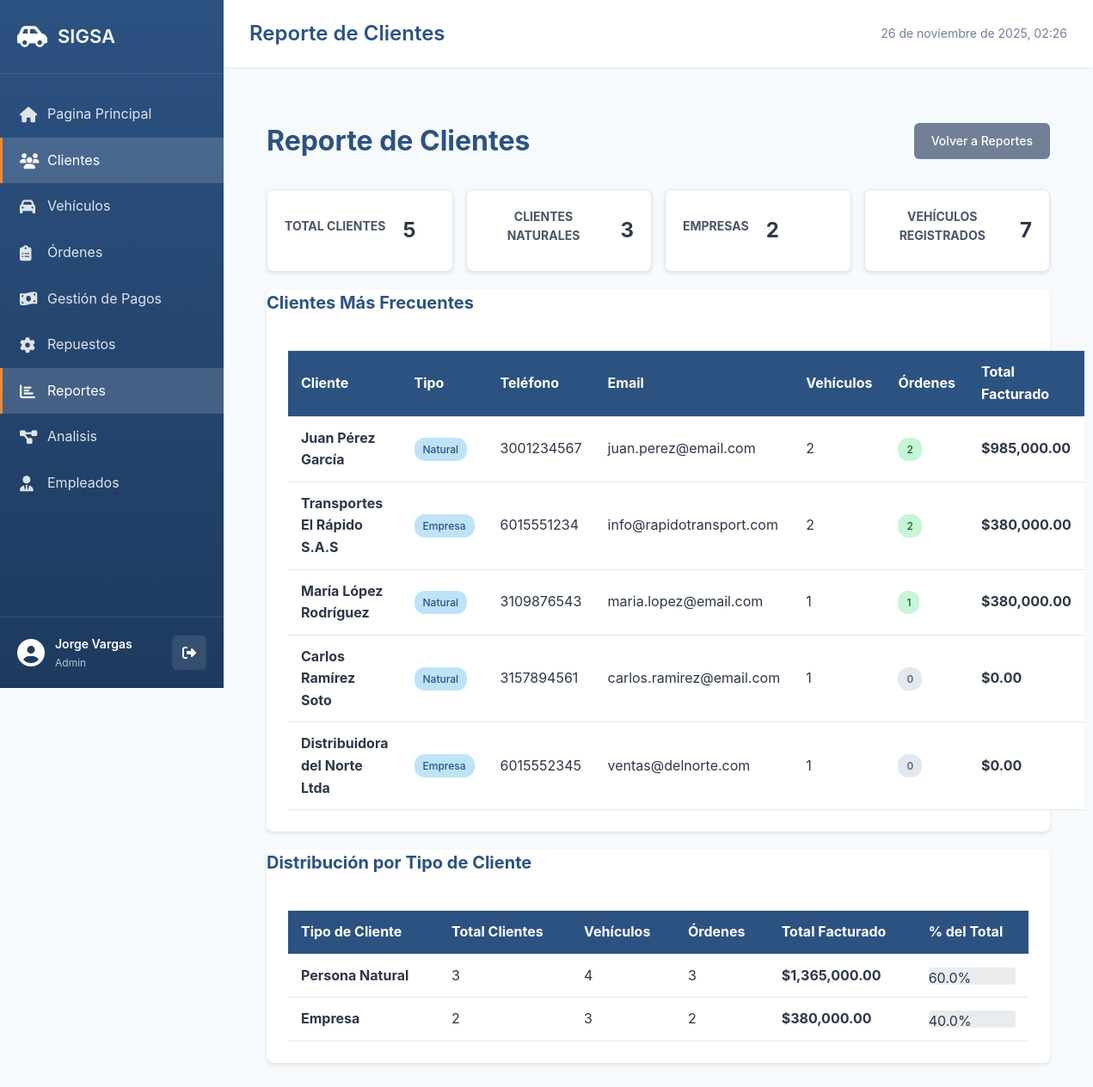
/pages/reportes/clientes.php (signed in), run on the app's committed database.
### tables this page shows
CREATE TABLE Clientes (
    id_cliente INT AUTO_INCREMENT PRIMARY KEY,
    nombre VARCHAR(200) NOT NULL,
    documento VARCHAR(20) NOT NULL UNIQUE,
    telefono VARCHAR(20),
    correo VARCHAR(100),
    tipo_cliente ENUM('natural', 'empresa') DEFAULT 'natural',
    direccion TEXT,
    fecha_registro TIMESTAMP DEFAULT CURRENT_TIMESTAMP,
    estado ENUM('activo', 'inactivo') DEFAULT 'activo',
    INDEX idx_documento (documento),
    INDEX idx_nombre (nombre)
);

### pages/reportes/clientes.php (the view, shortened to what this page needs)
<?php
$db = getDB();
$stmt = $db->query("
    SELECT
        c.*,
        COUNT(DISTINCT v.id_vehiculo) as total_vehiculos,
        COUNT(DISTINCT o.id_orden) as total_ordenes,
        COALESCE(SUM(calcular_costo_total_orden(o.id_orden)), 0) as total_facturado
    FROM Clientes c
    LEFT JOIN Vehiculos v ON c.id_cliente = v.id_cliente
    LEFT JOIN OrdenesServicio o ON v.id_vehiculo = o.id_vehiculo
        AND o.estado != 'cancelada'  -- Excluir órdenes canceladas
    WHERE c.estado = 'activo'
    GROUP BY c.id_cliente, c.nombre, c.documento, c.telefono, c.correo, c.tipo_cliente, c.direccion, c.fecha_registro, c.estado
    ORDER BY total_facturado DESC, total_ordenes DESC
");
$clientes = $stmt->fetchAll();
$stmt = $db->query("
    SELECT
        tipo_cliente,
        COUNT(DISTINCT c.id_cliente) as total_clientes,
        COUNT(DISTINCT v.id_vehiculo) as total_vehiculos,
        COUNT(DISTINCT o.id_orden) as total_ordenes,
        COALESCE(SUM(calcular_costo_total_orden(o.id_orden)), 0) as total_facturado
    FROM Clientes c
    LEFT JOIN Vehiculos v ON c.id_cliente = v.id_cliente
    LEFT JOIN OrdenesServicio o ON v.id_vehiculo = o.id_vehiculo
        AND o.estado != 'cancelada'
    WHERE c.estado = 'activo'
    GROUP BY tipo_cliente
");
$clientes_por_tipo = $stmt->fetchAll();
$stmt = $db->query("
    SELECT
        COUNT(*) as total_clientes,
        COUNT(CASE WHEN tipo_cliente = 'natural' THEN 1 END) as clientes_naturales,
        COUNT(CASE WHEN tipo_cliente = 'empresa' THEN 1 END) as empresas,
        (SELECT COUNT(*) FROM Vehiculos) as total_vehiculos
    FROM Clientes
    WHERE estado = 'activo'
");
$totales = $stmt->fetch();
include __DIR__ . '/../../includes/header.php';
?>
<div class="container">
    <div class="page-header">
        <h1>Reporte de Clientes</h1>
        <a href="index.php" class="btn btn-secondary">Volver a Reportes</a>
    </div>
    <div class="stats-grid">
        <div class="stat-card">
            <h3>Total Clientes</h3>
            <p class="stat-value"><?= $totales['total_clientes'] ?></p>
        </div>
        <div class="stat-card">
            <h3>Clientes Naturales</h3>
            <p class="stat-value"><?= $totales['clientes_naturales'] ?></p>
        </div>
        <div class="stat-card">
            <h3>Empresas</h3>
            <p class="stat-value"><?= $totales['empresas'] ?></p>
        </div>
        <div class="stat-card">
            <h3>Vehículos Registrados</h3>
            <p class="stat-value"><?= $totales['total_vehiculos'] ?></p>
        </div>
    </div>
    <div class="card">
        <div class="card-header">
            <h3>Clientes Más Frecuentes</h3>
        </div>
        <div class="card-body">
            <div class="table-responsive">
                <table class="table">
                    <thead>
                        <tr>
                            <th>Cliente</th>
                            <th>Tipo</th>
                            <th>Teléfono</th>
                            <th>Email</th>
                            <th>Vehículos</th>
                            <th>Órdenes</th>
                            <th>Total Facturado</th>
                        </tr>
                    </thead>
                    <tbody>
                        <?php foreach ($clientes as $cliente): ?>
                        <tr>
                            <td><strong><?= htmlspecialchars($cliente['nombre']) ?></strong></td>
                            <td>
                                <span class="badge badge-info">
                                    <?= $cliente['tipo_cliente'] === 'empresa' ? 'Empresa' : 'Natural' ?>
                                </span>
                            </td>
                            <td><?= htmlspecialchars($cliente['telefono']) ?></td>
                            <td><?= htmlspecialchars($cliente['correo']) ?></td>
                            <td><?= $cliente['total_vehiculos'] ?></td>
                            <td>
                                <span class="badge badge-<?= $cliente['total_ordenes'] > 0 ? 'success' : 'secondary' ?>">
                                    <?= $cliente['total_ordenes'] ?>
                                </span>
                            </td>
                            <td><strong>$<?= number_format($cliente['total_facturado'], 2) ?></strong></td>
                        </tr>
                        <?php endforeach; ?>
                    </tbody>
                </table>
            </div>
        </div>
    </div>
    <div class="card">
        <div class="card-header">
            <h3>Distribución por Tipo de Cliente</h3>
        </div>
        <div class="card-body">
            <div class="table-responsive">
                <table class="table">
                    <thead>
                        <tr>
                            <th>Tipo de Cliente</th>
                            <th>Total Clientes</th>
                            <th>Vehículos</th>
                            <th>Órdenes</th>
                            <th>Total Facturado</th>
                            <th>% del Total</th>
                        </tr>
                    </thead>
                    <tbody>
                        <?php
                        $total_clientes_general = $totales['total_clientes'];
                        foreach ($clientes_por_tipo as $tipo):
                            $porcentaje = $total_clientes_general > 0 ? ($tipo['total_clientes'] / $total_clientes_general) * 100 : 0;
                        ?>
                        <tr>
                            <td>
                                <strong><?= $tipo['tipo_cliente'] === 'empresa' ? 'Empresa' : 'Persona Natural' ?></strong>
                            </td>
                            <td><?= $tipo['total_clientes'] ?></td>
                            <td><?= $tipo['total_vehiculos'] ?></td>
                            <td><?= $tipo['total_ordenes'] ?></td>
                            <td><strong>$<?= number_format($tipo['total_facturado'], 2) ?></strong></td>
                            <td>
                                <div class="progress" style="height: 20px;">
                                    <div class="progress-bar" role="progressbar"
                                         style="width: <?= $porcentaje ?>%;"
                                         aria-valuenow="<?= $porcentaje ?>"
                                         aria-valuemin="0"
                                         aria-valuemax="100">
                                        <?= number_format($porcentaje, 1) ?>%
                                    </div>
                                </div>
                            </td>
                        </tr>
                        <?php endforeach; ?>
                    </tbody>
                </table>
            </div>
        </div>
    </div>
</div>
<?php include __DIR__ . '/../../includes/footer.php'; ?>

### assets/css/style.css (style rules this page uses)
* { margin: 0; padding: 0; box-sizing: border-box; }
:root { --primary-color: #2c5282; --secondary-color: #4a90b5; --success-color: #48bb78; --danger-color: #f56565; --warning-color: #ed8936; --info-color: #4299e1; --dark-color: #2d3748; --light-color: #f7fafc; --border-color: #e2e8f0; --text-color: #2d3748; --text-secondary: #718096; }
body { font-family: -apple-system, BlinkMacSystemFont, 'Segoe UI', 'Roboto', 'Oxygen', 'Ubuntu', sans-serif; background-color: #f7fafc; color: var(--text-color); line-height: 1.6; }
.container { max-width: 1400px; margin: 0 auto; padding: 30px 20px; }
.page-header { display: flex; justify-content: space-between; align-items: center; margin-bottom: 30px; }
.page-header h1 { color: var(--primary-color); font-size: 32px; }
.card { background: white; border-radius: 8px; box-shadow: 0 2px 4px rgba(0,0,0,0.1); margin-bottom: 20px; }
.card-body { padding: 25px; }
.card h3 { color: var(--primary-color); margin-bottom: 15px; font-size: 20px; }
.btn { padding: 10px 20px; border: none; border-radius: 6px; font-size: 14px; font-weight: 500; cursor: pointer; text-decoration: none; display: inline-block; transition: all 0.3s; }
.btn-secondary { background-color: #718096; color: white; }
.table { width: 100%; border-collapse: collapse; background: white; }
.table thead { background-color: var(--primary-color); color: white; }
.table th, .table td { padding: 12px 15px; text-align: left; border-bottom: 1px solid var(--border-color); }
.badge { padding: 4px 10px; border-radius: 12px; font-size: 12px; font-weight: 500; display: inline-block; }
.badge-success { background-color: #c6f6d5; color: #22543d; }
.badge-info { background-color: #bee3f8; color: #2c5282; }
.badge-secondary { background-color: #e2e8f0; color: #4a5568; }
.stats-grid { display: grid; grid-template-columns: repeat(auto-fit, minmax(250px, 1fr)); gap: 20px; margin-bottom: 30px; }
.stat-card { background: white; padding: 25px; border-radius: 8px; box-shadow: 0 2px 4px rgba(0,0,0,0.1); display: flex; align-items: center; gap: 20px; transition: transform 0.3s; }
.stat-value { font-size: 28px; font-weight: bold; color: var(--primary-color); }

### pages/reportes/clientes.php (style rules this page uses)
.stats-grid { display: grid; grid-template-columns: repeat(auto-fit, minmax(200px, 1fr)); gap: 15px; margin: 20px 0; }
.stat-card { background: white; padding: 20px; border-radius: 8px; box-shadow: 0 2px 4px rgba(0,0,0,0.1); text-align: center; border: 1px solid #e2e8f0; }
.stat-card h3 { color: #4a5568; font-size: 14px; margin-bottom: 10px; text-transform: uppercase; }
.stat-value { color: #2d3748; font-size: 24px; font-weight: bold; margin: 0; }
.progress { background-color: #e9ecef; border-radius: 4px; }

### data on the page
clientes: nombre "Juan Pérez García", tipo_cliente "Natural", telefono "3001234567", correo "juan.perez@email.com", total_vehiculos "2", total_ordenes "2", total_facturado "985,000.00"
clientes: nombre "Transportes El Rápido S.A.S", tipo_cliente "Empresa", telefono "6015551234", correo "info@rapidotransport.com", total_vehiculos "2", total_ordenes "2", total_facturado "380,000.00"
clientes: nombre "María López Rodríguez", tipo_cliente "Natural", telefono "3109876543", correo "maria.lopez@email.com", total_vehiculos "1", total_ordenes "1", total_facturado "380,000.00"
clientes: nombre "Carlos Ramírez Soto", tipo_cliente "Natural", telefono "3157894561", correo "carlos.ramirez@email.com", total_vehiculos "1", total_ordenes "0", total_facturado "0.00"
clientes: nombre "Distribuidora del Norte Ltda", tipo_cliente "Empresa", telefono "6015552345", correo "ventas@delnorte.com", total_vehiculos "1", total_ordenes "0", total_facturado "0.00"

### other printed values
$currentUser['nombre'] "Jorge Vargas"
$currentUser['rol'] "Admin"
$pageTitle "Reporte de Clientes"
$totales['total_clientes'] "5"
$totales['clientes_naturales'] "3"
$totales['empresas'] "2"
$totales['total_vehiculos'] "7"
$tipo['total_clientes'] "3"
$tipo['total_vehiculos'] "4"
$tipo['total_ordenes'] "3"
$tipo['total_facturado'] "1,365,000.00"
$porcentaje "60.0"
$tipo['total_clientes'] "2"
$tipo['total_vehiculos'] "3"
$tipo['total_ordenes'] "2"
